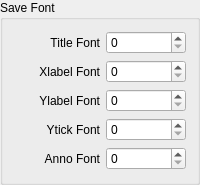
               <widget class="QGroupBox" name="groupBox_8">
                <property name="minimumSize">
                 <size>
                  <width>0</width>
                  <height>185</height>
                 </size>
                </property>
                <property name="maximumSize">
                 <size>
                  <width>200</width>
                  <height>16777215</height>
                 </size>
                </property>
                <property name="title">
                 <string>Save Font</string>
                </property>
                <layout class="QVBoxLayout" name="verticalLayout_44">
                 <item>
                  <layout class="QHBoxLayout" name="horizontalLayout_53">
                   <item>
                    <widget class="QLabel" name="label_48">
                     <property name="text">
                      <string>Title Font</string>
                     </property>
                     <property name="alignment">
                      <set>Qt::AlignRight|Qt::AlignTrailing|Qt::AlignVCenter</set>
                     </property>
                    </widget>
                   </item>
                   <item>
                    <widget class="QSpinBox" name="saveTitleFont">
                     <property name="minimumSize">
                      <size>
                       <width>70</width>
                       <height>0</height>
                      </size>
                     </property>
                     <property name="maximumSize">
                      <size>
                       <width>80</width>
                       <height>16777215</height>
                      </size>
                     </property>
                    </widget>
                   </item>
                  </layout>
                 </item>
                 <item>
                  <layout class="QHBoxLayout" name="horizontalLayout_54">
                   <item>
                    <widget class="QLabel" name="label_49">
                     <property name="text">
                      <string>Xlabel Font</string>
                     </property>
                     <property name="alignment">
                      <set>Qt::AlignRight|Qt::AlignTrailing|Qt::AlignVCenter</set>
                     </property>
                    </widget>
                   </item>
                   <item>
                    <widget class="QSpinBox" name="saveXlabelFont">
                     <property name="minimumSize">
                      <size>
                       <width>70</width>
                       <height>0</height>
                      </size>
                     </property>
                     <property name="maximumSize">
                      <size>
                       <width>80</width>
                       <height>16777215</height>
                      </size>
                     </property>
                    </widget>
                   </item>
                  </layout>
                 </item>
                 <item>
                  <layout class="QHBoxLayout" name="horizontalLayout_55">
                   <item>
                    <widget class="QLabel" name="label_50">
                     <property name="text">
                      <string>Ylabel Font</string>
                     </property>
                     <property name="alignment">
                      <set>Qt::AlignRight|Qt::AlignTrailing|Qt::AlignVCenter</set>
                     </property>
                    </widget>
                   </item>
                   <item>
                    <widget class="QSpinBox" name="saveYlabelFont">
                     <property name="minimumSize">
                      <size>
                       <width>70</width>
                       <height>0</height>
                      </size>
                     </property>
                     <property name="maximumSize">
                      <size>
                       <width>80</width>
                       <height>16777215</height>
                      </size>
                     </property>
                    </widget>
                   </item>
                  </layout>
                 </item>
                 <item>
                  <layout class="QHBoxLayout" name="horizontalLayout_57">
                   <item>
                    <widget class="QLabel" name="label_52">
                     <property name="text">
                      <string>Ytick Font</string>
                     </property>
                     <property name="alignment">
                      <set>Qt::AlignRight|Qt::AlignTrailing|Qt::AlignVCenter</set>
                     </property>
                    </widget>
                   </item>
                   <item>
                    <widget class="QSpinBox" name="saveYtickFont">
                     <property name="minimumSize">
                      <size>
                       <width>70</width>
                       <height>0</height>
                      </size>
                     </property>
                     <property name="maximumSize">
                      <size>
                       <width>80</width>
                       <height>16777215</height>
                      </size>
                     </property>
                    </widget>
                   </item>
                  </layout>
                 </item>
                 <item>
                  <layout class="QHBoxLayout" name="horizontalLayout_56">
                   <item>
                    <widget class="QLabel" name="label_51">
                     <property name="text">
                      <string>Anno Font</string>
                     </property>
                     <property name="alignment">
                      <set>Qt::AlignRight|Qt::AlignTrailing|Qt::AlignVCenter</set>
                     </property>
                    </widget>
                   </item>
                   <item>
                    <widget class="QSpinBox" name="saveAnnoFont">
                     <property name="minimumSize">
                      <size>
                       <width>70</width>
                       <height>0</height>
                      </size>
                     </property>
                     <property name="maximumSize">
                      <size>
                       <width>80</width>
                       <height>16777215</height>
                      </size>
                     </property>
                    </widget>
                   </item>
                  </layout>
                 </item>
                </layout>
               </widget>
